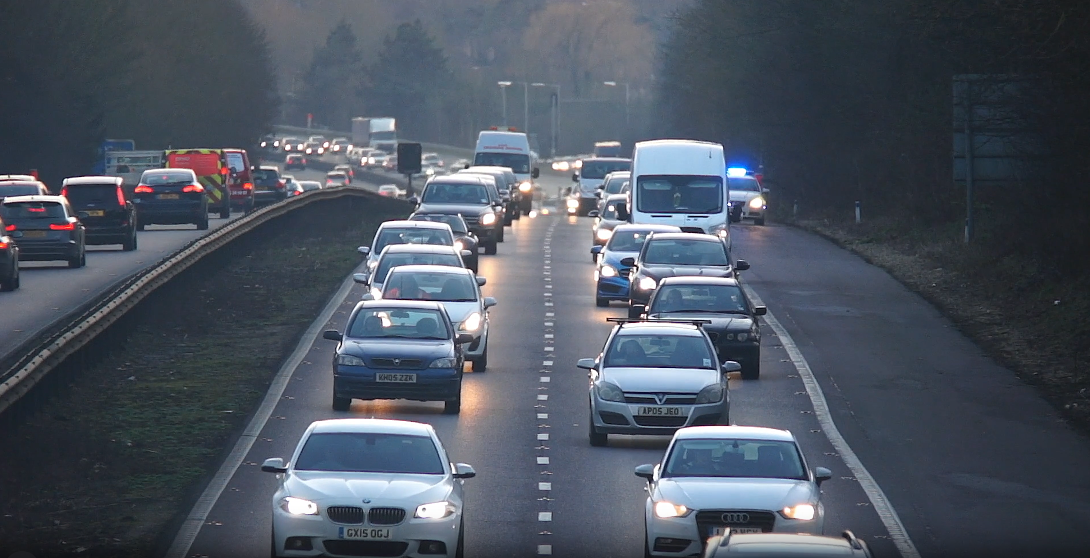
#> input picture media/frame-1.png, 1090 x 558 px
$ python -i analyze_images.py   (imports and definitions only)
#> lines starting #> are read from the running program, lines starting #| are printed output that depends on the picture; after the words box and inside, x2 and y2 are one past the last pixel; in counts of white or black regions, pixels touching at a corner belong together
#> further down, picture is the input picture: shape (558, 1090, 3); mean B, G, R 97, 84.8, 76.4
import cv2
import numpy as np
import os
from ultralytics import YOLO

# ==============================================================================
# CONFIGURAÇÕES
# ==============================================================================
currentDir = os.path.dirname(os.path.abspath(__file__))
root = os.path.dirname(currentDir)  # sobe 1 nível
IMAGE_PATH = os.path.join(root, "media", "frame-1.png")
OUTPUT_DIR = 'academic_results'
MODEL_PATH = os.path.join(root, "models", "license_plate_detector.pt")

# Garante que a pasta de saída existe
# [2 lines not run here, left out]

def apply_academic_processing(plate_img, save_prefix):
    """
    Aplica o pipeline de pré-processamento e salva os resultados intermediários
    para o relatório.
    """
#> called with save_prefix = 'out.png'
    print(f"Processando placa detectada...")

    # 1. UPSCALING (Interpolação Cúbica)
    # Aumenta a resolução para melhorar a detecção de bordas
    h, w = plate_img.shape[:2]
#> h = 558; w = 1090
    img_resized = cv2.resize(plate_img, (w * 3, h * 3), interpolation=cv2.INTER_CUBIC)
    cv2.imwrite(f'{OUTPUT_DIR}/{save_prefix}_1_upscaled.jpg', img_resized)

    # 2. ESCALA DE CINZA
    gray = cv2.cvtColor(img_resized, cv2.COLOR_BGR2GRAY)
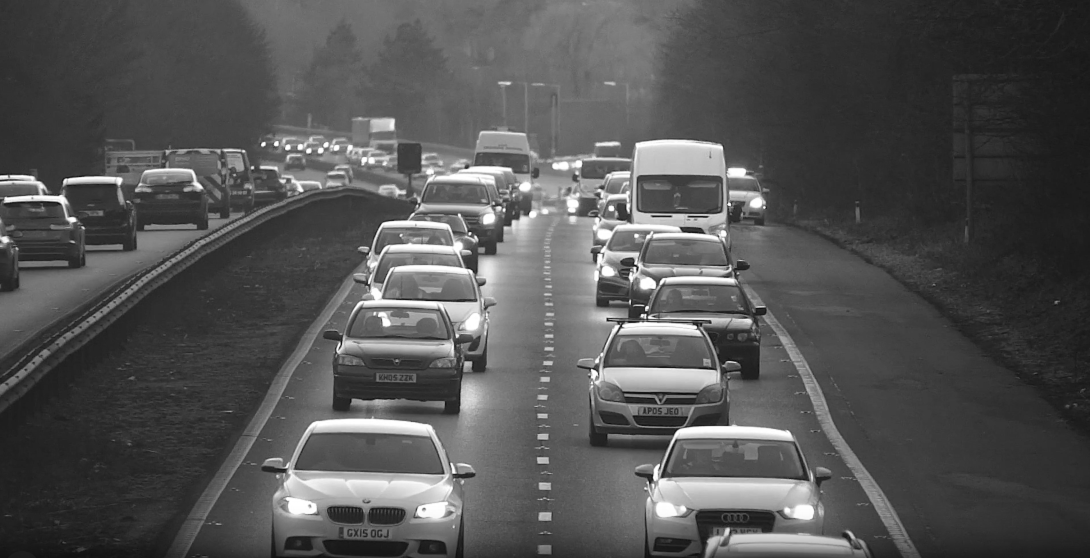
#> gray: shape (1674, 3270) (shown at 1/3 size); min 0, max 255, mean 83.6
    cv2.imwrite(f'{OUTPUT_DIR}/{save_prefix}_2_gray.jpg', gray)

    # 3. FILTRO BILATERAL (Blur Analysis)
    # Remove ruído preservando bordas (melhor que Gaussian)
    blur = cv2.bilateralFilter(gray, 11, 17, 17)
    cv2.imwrite(f'{OUTPUT_DIR}/{save_prefix}_3_bilateral_blur.jpg', blur)

    # ---------------------------------------------------------
    # REQUISITO 1: CANNY EDGE DETECTION
    # ---------------------------------------------------------
    edges = cv2.Canny(blur, 100, 200)
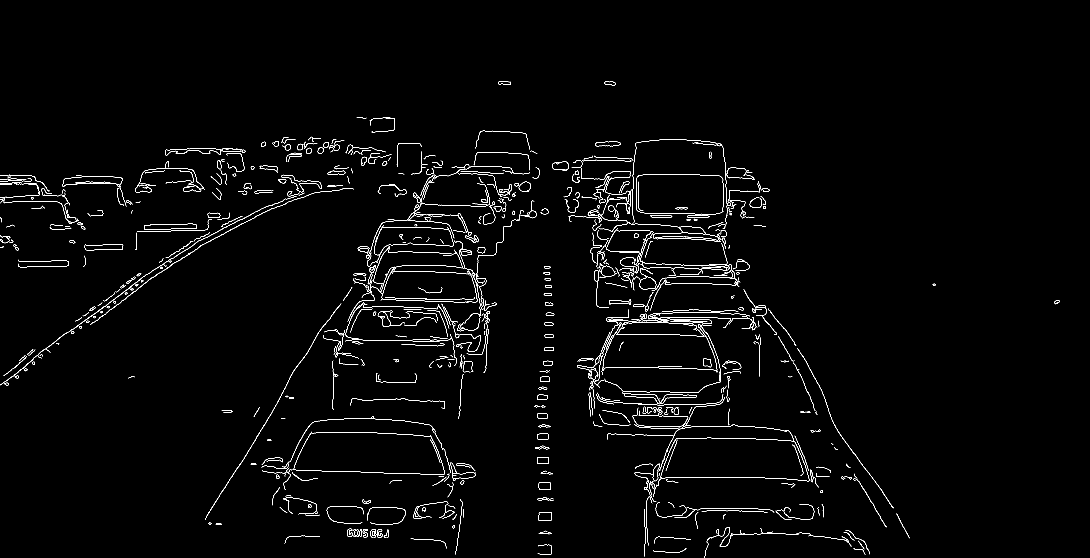
#> edges: shape (1674, 3270) (shown at 1/3 size); 1.3% white in thin lines or dots, all inside (x1, y1, x2, y2) = (0, 244, 3180, 1674)
    cv2.imwrite(f'{OUTPUT_DIR}/{save_prefix}_4_canny_edges.jpg', edges)
    print(f" - Saved: {save_prefix}_4_canny_edges.jpg")

    # ---------------------------------------------------------
    # REQUISITO 2: HARRIS CORNER DETECTION
    # ---------------------------------------------------------
    gray_float = np.float32(blur)
    # Detector de Harris (block_size=2, ksize=3, k=0.04)
    dst = cv2.cornerHarris(gray_float, 2, 3, 0.04)
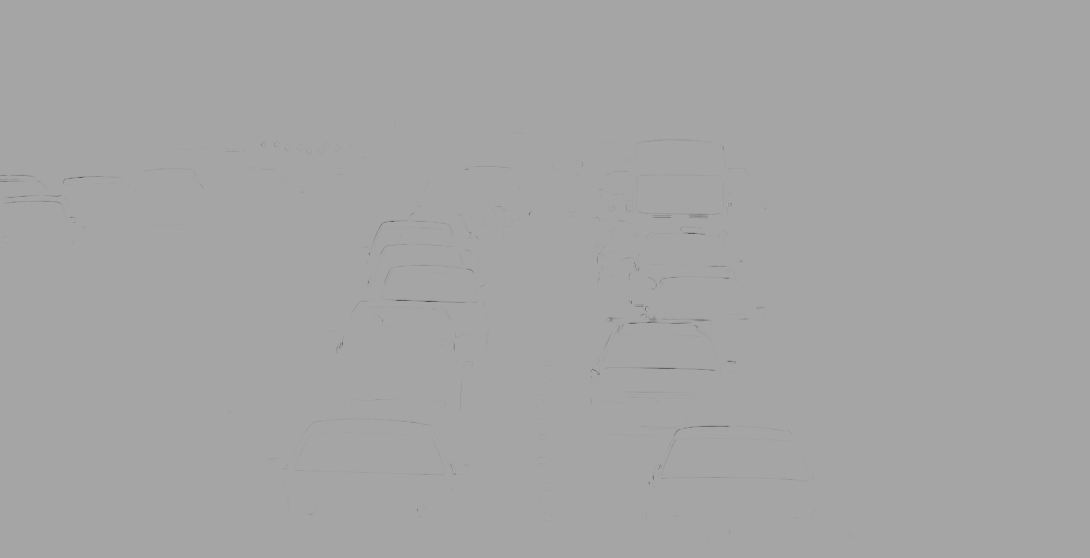
#> dst: shape (1674, 3270) float32 (shown at 1/3 size); min -29072938, max 15719599, mean -20574.5; drawn with min black and max white
    dst = cv2.dilate(dst, None) # Dilata para visualizar melhor

    # Gera imagem visual (pontos vermelhos sobre a imagem original)
    harris_img = cv2.cvtColor(blur, cv2.COLOR_GRAY2BGR)
    harris_img[dst > 0.01 * dst.max()] = [0, 0, 255] # Pontos vermelhos

    cv2.imwrite(f'{OUTPUT_DIR}/{save_prefix}_5_harris_corners.jpg', harris_img)
    print(f" - Saved: {save_prefix}_5_harris_corners.jpg")

    # ---------------------------------------------------------
    # PREPARAÇÃO PARA OCR (Limiarização)
    # ---------------------------------------------------------
    # Sharpening para destacar letras antes do threshold
    kernel_sharpening = np.array([[-1, -1, -1],
                                  [-1,  9, -1],
                                  [-1, -1, -1]])
    sharp = cv2.filter2D(blur, -1, kernel_sharpening)

    # Otsu Thresholding (Binarização Automática)
    _, thresh = cv2.threshold(sharp, 0, 255, cv2.THRESH_BINARY_INV + cv2.THRESH_OTSU)
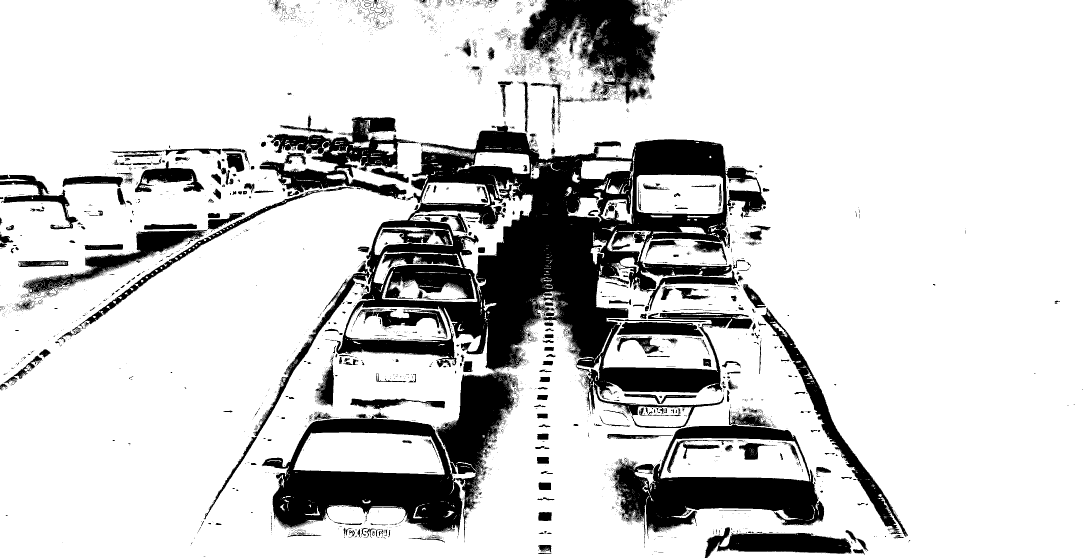
#> thresh: shape (1674, 3270) (shown at 1/3 size); 81.7% white; 6416 black regions (5924 under 20 px), largest, box (x1, y1, x2, y2) and area: (1005, 375, 2298, 1284) 414748, (785, 1112, 1554, 1616) 138028, (1840, 1273, 2473, 1632) 86651
    cv2.imwrite(f'{OUTPUT_DIR}/{save_prefix}_6_otsu_threshold.jpg', thresh)


# ==============================================================================
# MAIN EXECUTION
# ==============================================================================
def main():
    print("--- GERADOR DE IMAGENS (CANNY/HARRIS) ---")

    # 1. Carregar Imagem
    img = cv2.imread(IMAGE_PATH)
    if img is None:
        print(f"Erro: Não foi possível abrir a imagem {IMAGE_PATH}")
        return

    # 2. Carregar Modelo de Detecção de Placas
    print("Carregando modelo YOLO...")
    model = YOLO(MODEL_PATH)

    # 3. Detectar Placas
    results = model(img)[0]

    if len(results.boxes.data.tolist()) == 0:
        print("Nenhuma placa detectada na imagem.")
        return

    # 4. Processar cada placa encontrada
    for i, detection in enumerate(results.boxes.data.tolist()):
        x1, y1, x2, y2, score, class_id = detection

        # Recortar a placa (Crop)
        plate_crop = img[int(y1):int(y2), int(x1):int(x2), :]

        # Salvar o crop original para referência
        cv2.imwrite(f'{OUTPUT_DIR}/plate_{i}_original.jpg', plate_crop)

        # Aplicar os filtros acadêmicos
        apply_academic_processing(plate_crop, save_prefix=f"plate_{i}")

    print(f"\nConcluído! Verifique a pasta '{OUTPUT_DIR}' para ver os resultados.")

# [2 lines not run here, left out]

>>> import cv2
>>> picture = cv2.imread('../media/frame-1.png')
>>> result = apply_academic_processing(picture, 'out.png')
